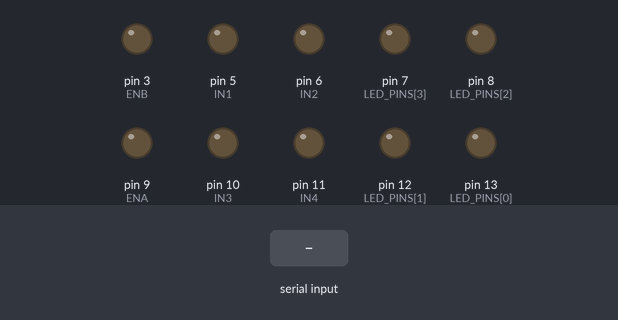
The sketch below on a simulated Arduino Uno, built with avr-gcc and run on an emulated ATmega328P. Parts: output pins drawn as LEDs (lit = HIGH). The inputs (shaded band) are chosen by the test bench.

Above: at 1.5 s.
1.6 s: "L1:1\n" received over Serial
At 2.2 s:
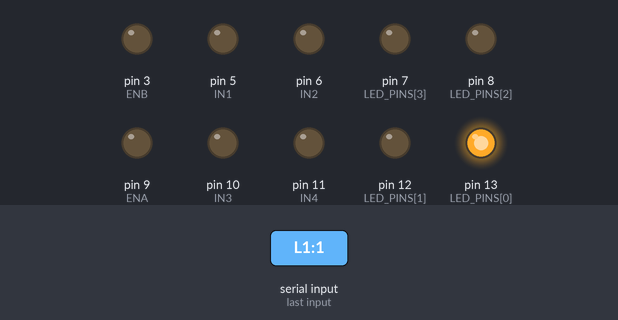
3.1 s: "L2:1\n" received over Serial
At 4.3 s:
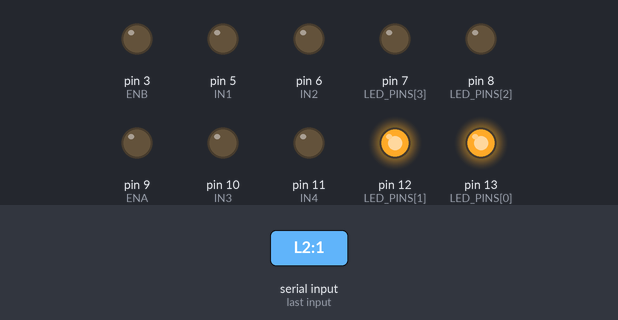
4.6 s: "L3:1\n" received over Serial
At 5.7 s:
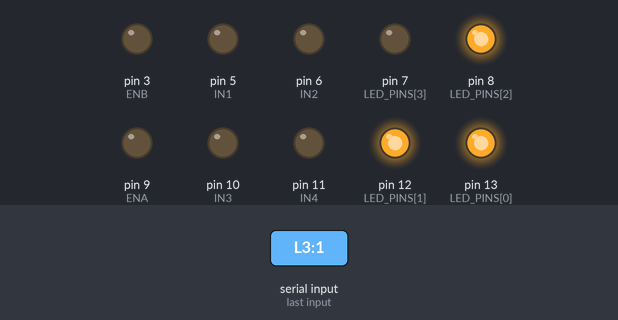
6.1 s: "MA:1\n" received over Serial
At 6.8 s:
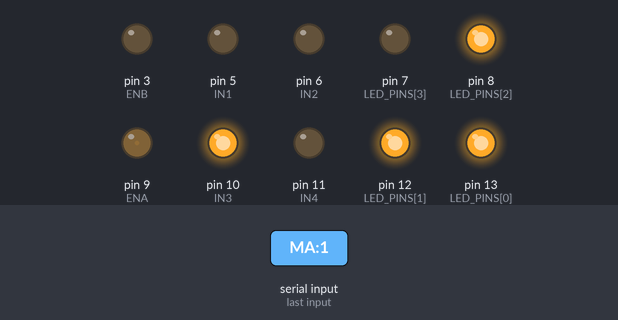
7.6 s: "L4:1\n" received over Serial
At 7.9 s:
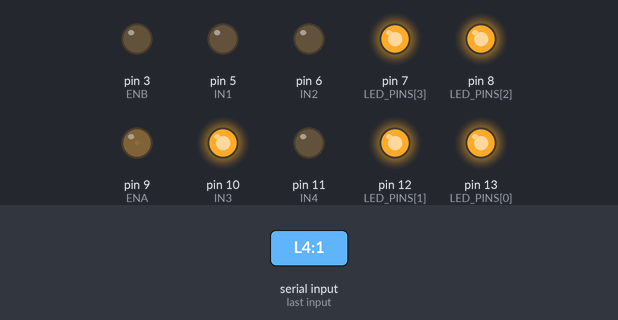
9.1 s: "MA:150\n" received over Serial
At 10.4 s:
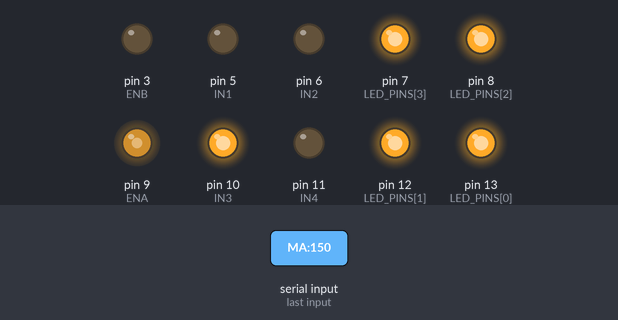
Timing chart, 0 to 11.6 s (numbered marks = the images above; inputs shaded):
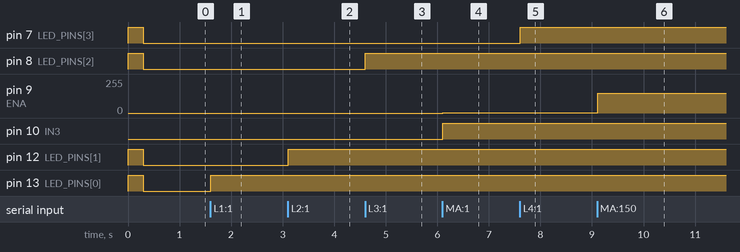

Measured:
- after the input at 1.6 s, pin 13 (LED_PINS[0]): LOW → HIGH at once
- after the input at 3.1 s, pin 12 (LED_PINS[1]): LOW → HIGH at once
- after the input at 4.6 s, pin 8 (LED_PINS[2]): LOW → HIGH at once
- after the input at 6.1 s, pin 9 (ENA): 0/255 → 1/255 at once; pin 10 (IN3): LOW → HIGH at once
- after the input at 7.6 s, pin 7 (LED_PINS[3]): LOW → HIGH at once
- after the input at 9.1 s, pin 9 (ENA): 1/255 → 150/255 at once

The sketch:

sketch_feb5a.ino
```cpp
const int LED_PINS[] = {13, 12, 8, 7};

const int ENA = 9;
const int IN3 = 10;
const int IN4 = 11;

const int ENB = 3;
const int IN1 = 5;
const int IN2 = 6;

void setup() {
  Serial.begin(9600);

  for (int i = 0; i < 4; i++) {
    pinMode(LED_PINS[i], OUTPUT);
  }

  pinMode(ENA, OUTPUT); pinMode(IN3, OUTPUT); pinMode(IN4, OUTPUT);
  pinMode(ENB, OUTPUT); pinMode(IN1, OUTPUT); pinMode(IN2, OUTPUT);

  stopMA();
  stopMB();

  allLEDs(HIGH);
  delay(300);
  allLEDs(LOW);
}

void loop() {
  if (Serial.available() > 0) {
    String data = Serial.readStringUntil('\n');
    data.trim();

    int separatorIndex = data.indexOf(':');
    if (separatorIndex != -1) {
      String device = data.substring(0, separatorIndex);
      int value = data.substring(separatorIndex + 1).toInt();
      handleCommand(device, value);
    }
  }
}

void handleCommand(String device, int value) {
  if (device == "L1") digitalWrite(LED_PINS[0], value > 0 ? HIGH : LOW);
  else if (device == "L2") digitalWrite(LED_PINS[1], value > 0 ? HIGH : LOW);
  else if (device == "L3") digitalWrite(LED_PINS[2], value > 0 ? HIGH : LOW);
  else if (device == "L4") digitalWrite(LED_PINS[3], value > 0 ? HIGH : LOW);

  else if (device == "MA") {
    if (value > 0) {
      digitalWrite(IN3, HIGH);
      digitalWrite(IN4, LOW);
      analogWrite(ENA, value);
    } else {
      stopMA();
    }
  }

  else if (device == "MB") {
    if (value > 0) {
      digitalWrite(IN1, HIGH);
      digitalWrite(IN2, LOW);
      analogWrite(ENB, value);
    } else {
      stopMB();
    }
  }
}

void stopMA() {
  analogWrite(ENA, 0);
  digitalWrite(IN3, LOW);
  digitalWrite(IN4, LOW);
}

void stopMB() {
  analogWrite(ENB, 0);
  digitalWrite(IN1, LOW);
  digitalWrite(IN2, LOW);
}

void allLEDs(int state) {
  for (int i = 0; i < 4; i++) {
    digitalWrite(LED_PINS[i], state);
  }
}
```
